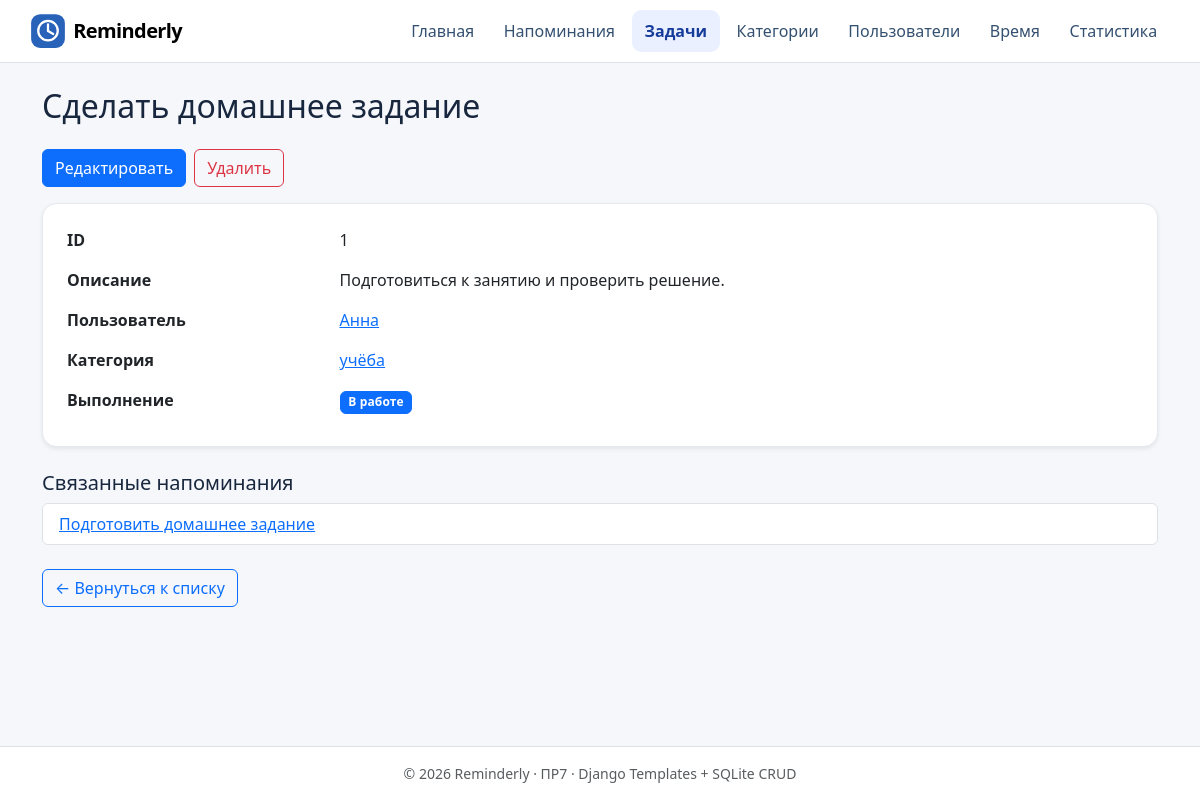
/tasks/1/, run on the app's committed database.
### planner/models.py (models this page shows, shortened)
class Task(models.Model):
    title = models.CharField(max_length=200)
    description = models.TextField(blank=True, default="")
    user = models.ForeignKey(
        User, on_delete=models.PROTECT, related_name="tasks",
    )
    category = models.ForeignKey(
        Category, on_delete=models.PROTECT, related_name="tasks",
    )
    is_completed = models.BooleanField(default=False)

class User(models.Model):
    name = models.CharField(max_length=120)
    email = models.EmailField(unique=True)

class Category(models.Model):
    name = models.CharField(max_length=100, unique=True)
    description = models.TextField(blank=True, default="")

class Reminder(models.Model):
    text = models.TextField()
    category = models.ForeignKey(
        Category, on_delete=models.PROTECT, related_name="reminders",
    )
    remind_at = models.DateTimeField(db_index=True)
    user = models.ForeignKey(
        User, on_delete=models.PROTECT, related_name="reminders",
        null=True, blank=True,
    )
    task = models.ForeignKey(
        Task, on_delete=models.PROTECT, related_name="reminders",
        null=True, blank=True,
    )
    time = models.ForeignKey(
        Time, on_delete=models.PROTECT, related_name="reminders",
        null=True, blank=True,
    )

### planner/views.py (the view)
# urls.py: path("tasks/<int:task_id>/", views.task_detail, name="task_detail"),
@require_GET
@db_page
def task_detail(request, task_id):
    task = get_object_or_404(
        Task.objects.select_related("user", "category"), pk=task_id,
    )
    return render(request, "planner/task_detail.html", {
        "task": task, "user": task.user, "category": task.category,
        "reminders": task.reminders.order_by("remind_at", "id"),
    })

### planner/views.py (called while the page is built)
def db_page(func):
    @wraps(func)
    def wrapped(request, *args, **kwargs):
        try:
            return func(request, *args, **kwargs)
        except Http404:
            return render(request, "errors/not_found.html", status=404)
        except (DatabaseError, OSError):
            return render(request, "errors/data_error.html", status=500)
    return wrapped

### planner/templates/planner/task_detail.html (shortened to what this page needs)
{% extends 'base.html' %}
{% block content %}
<h1 class="h2 mb-4">{{ task.title }}</h1>
<div class="d-flex flex-wrap gap-2 mb-3">
  <a class="btn btn-primary" href="{% url 'planner:task_edit' task.id %}">Редактировать</a>
  <a class="btn btn-outline-danger" href="{% url 'planner:task_delete' task.id %}">Удалить</a>
</div>
<section class="card shadow-sm"><div class="card-body p-4">
  <dl class="row mb-0 gy-2">
    <dt class="col-sm-3">ID</dt><dd class="col-sm-9">{{ task.id }}</dd>
    <dt class="col-sm-3">Описание</dt><dd class="col-sm-9 value">{{ task.description|default:'Без описания' }}</dd>
    <dt class="col-sm-3">Пользователь</dt><dd class="col-sm-9"><a href="{% url 'planner:user_detail' user.id %}">{{ user.name }}</a></dd>
    <dt class="col-sm-3">Категория</dt><dd class="col-sm-9"><a href="{% url 'planner:category_detail' category.id %}">{{ category.name }}</a></dd>
    <dt class="col-sm-3">Выполнение</dt><dd class="col-sm-9">{% include 'planner/includes/task_status.html' %}</dd>
  </dl>
</div></section>
<h2 class="h5 mt-4">Связанные напоминания</h2>
<ul class="list-group">
{% for reminder in reminders %}<li class="list-group-item"><a href="{% url 'planner:reminder_detail' reminder.id %}">{{ reminder.text }}</a></li>
{% empty %}<li class="list-group-item text-muted">Нет напоминаний</li>{% endfor %}
</ul>
<a class="btn btn-outline-primary mt-4" href="{% url 'planner:task_list' %}">← Вернуться к списку</a>
{% endblock %}

### homepage/static/homepage/css/style.css (style rules this page uses)
:root { --ink: #18273e; --muted: #66758c; --line: #e4e9f1; }
body { min-height: 100vh; background: #f5f7fb; color: var(--ink); display: flex; flex-direction: column; }
.card { border: 1px solid var(--line); border-radius: .9rem; }
.value { overflow-wrap: anywhere; }

### data on the page
Task: title "Сделать домашнее задание", id "1", description "Подготовиться к занятию и проверить решение."
User: name "Анна"
Category: name "учёба"
Reminder: text "Подготовить домашнее задание"
